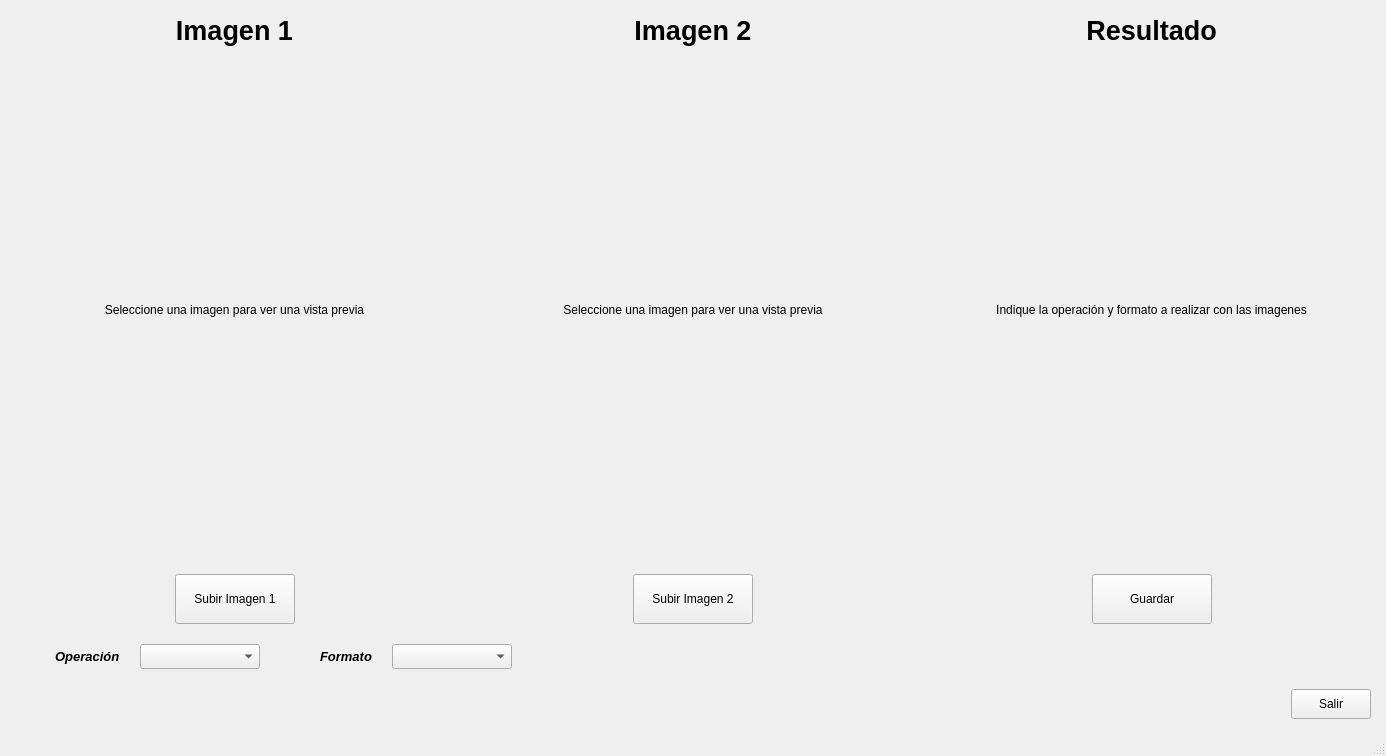
<?xml version="1.0" encoding="UTF-8"?>
<ui version="4.0">
 <class>MainWindow</class>
 <widget class="QMainWindow" name="MainWindow">
  <property name="geometry">
   <rect>
    <x>0</x>
    <y>0</y>
    <width>1386</width>
    <height>756</height>
   </rect>
  </property>
  <property name="windowTitle">
   <string>Álgebra de Pixeles</string>
  </property>
  <widget class="QWidget" name="centralwidget">
   <layout class="QVBoxLayout" name="verticalLayout_7">
    <property name="spacing">
     <number>20</number>
    </property>
    <property name="leftMargin">
     <number>15</number>
    </property>
    <property name="topMargin">
     <number>15</number>
    </property>
    <property name="rightMargin">
     <number>15</number>
    </property>
    <property name="bottomMargin">
     <number>15</number>
    </property>
    <item>
     <layout class="QHBoxLayout" name="horizontalLayout_6">
      <property name="spacing">
       <number>20</number>
      </property>
      <property name="leftMargin">
       <number>0</number>
      </property>
      <property name="topMargin">
       <number>0</number>
      </property>
      <property name="rightMargin">
       <number>0</number>
      </property>
      <property name="bottomMargin">
       <number>0</number>
      </property>
      <item>
       <layout class="QVBoxLayout" name="verticalLayout_4">
        <item>
         <layout class="QVBoxLayout" name="verticalLayout" stretch="0,2">
          <item>
           <widget class="QLabel" name="label_3">
            <property name="font">
             <font>
              <pointsize>20</pointsize>
              <bold>true</bold>
             </font>
            </property>
            <property name="text">
             <string>Imagen 1</string>
            </property>
            <property name="alignment">
             <set>Qt::AlignCenter</set>
            </property>
           </widget>
          </item>
          <item>
           <widget class="QLabel" name="lbl_img_1">
            <property name="minimumSize">
             <size>
              <width>350</width>
              <height>350</height>
             </size>
            </property>
            <property name="text">
             <string>Seleccione una imagen para ver una vista previa</string>
            </property>
            <property name="alignment">
             <set>Qt::AlignCenter</set>
            </property>
           </widget>
          </item>
         </layout>
        </item>
        <item>
         <layout class="QHBoxLayout" name="horizontalLayout">
          <item>
           <spacer name="horizontalSpacer">
            <property name="orientation">
             <enum>Qt::Horizontal</enum>
            </property>
            <property name="sizeHint" stdset="0">
             <size>
              <width>40</width>
              <height>20</height>
             </size>
            </property>
           </spacer>
          </item>
          <item>
           <widget class="QPushButton" name="btn_img_1">
            <property name="minimumSize">
             <size>
              <width>120</width>
              <height>50</height>
             </size>
            </property>
            <property name="text">
             <string>Subir Imagen 1</string>
            </property>
           </widget>
          </item>
          <item>
           <spacer name="horizontalSpacer_2">
            <property name="orientation">
             <enum>Qt::Horizontal</enum>
            </property>
            <property name="sizeHint" stdset="0">
             <size>
              <width>40</width>
              <height>20</height>
             </size>
            </property>
           </spacer>
          </item>
         </layout>
        </item>
       </layout>
      </item>
      <item>
       <layout class="QVBoxLayout" name="verticalLayout_6" stretch="2,0">
        <item>
         <layout class="QVBoxLayout" name="verticalLayout_2" stretch="0,2">
          <item>
           <widget class="QLabel" name="label_4">
            <property name="font">
             <font>
              <pointsize>20</pointsize>
              <bold>true</bold>
             </font>
            </property>
            <property name="text">
             <string>Imagen 2</string>
            </property>
            <property name="alignment">
             <set>Qt::AlignCenter</set>
            </property>
           </widget>
          </item>
          <item>
           <widget class="QLabel" name="lbl_img_2">
            <property name="minimumSize">
             <size>
              <width>350</width>
              <height>350</height>
             </size>
            </property>
            <property name="text">
             <string>Seleccione una imagen para ver una vista previa</string>
            </property>
            <property name="alignment">
             <set>Qt::AlignCenter</set>
            </property>
           </widget>
          </item>
         </layout>
        </item>
        <item>
         <layout class="QHBoxLayout" name="horizontalLayout_2">
          <item>
           <spacer name="horizontalSpacer_3">
            <property name="orientation">
             <enum>Qt::Horizontal</enum>
            </property>
            <property name="sizeHint" stdset="0">
             <size>
              <width>40</width>
              <height>20</height>
             </size>
            </property>
           </spacer>
          </item>
          <item>
           <widget class="QPushButton" name="btn_img_2">
            <property name="minimumSize">
             <size>
              <width>120</width>
              <height>50</height>
             </size>
            </property>
            <property name="text">
             <string>Subir Imagen 2</string>
            </property>
           </widget>
          </item>
          <item>
           <spacer name="horizontalSpacer_4">
            <property name="orientation">
             <enum>Qt::Horizontal</enum>
            </property>
            <property name="sizeHint" stdset="0">
             <size>
              <width>40</width>
              <height>20</height>
             </size>
            </property>
           </spacer>
          </item>
         </layout>
        </item>
       </layout>
      </item>
      <item>
       <layout class="QVBoxLayout" name="verticalLayout_5">
        <item>
         <layout class="QVBoxLayout" name="verticalLayout_3" stretch="0,2">
          <item>
           <widget class="QLabel" name="label_5">
            <property name="font">
             <font>
              <pointsize>20</pointsize>
              <bold>true</bold>
             </font>
            </property>
            <property name="text">
             <string>Resultado</string>
            </property>
            <property name="alignment">
             <set>Qt::AlignCenter</set>
            </property>
           </widget>
          </item>
          <item>
           <widget class="QLabel" name="lbl_img_out">
            <property name="minimumSize">
             <size>
              <width>350</width>
              <height>350</height>
             </size>
            </property>
            <property name="text">
             <string>Indique la operación y formato a realizar con las imagenes</string>
            </property>
            <property name="alignment">
             <set>Qt::AlignCenter</set>
            </property>
           </widget>
          </item>
         </layout>
        </item>
        <item>
         <layout class="QHBoxLayout" name="horizontalLayout_3">
          <item>
           <spacer name="horizontalSpacer_5">
            <property name="orientation">
             <enum>Qt::Horizontal</enum>
            </property>
            <property name="sizeHint" stdset="0">
             <size>
              <width>40</width>
              <height>20</height>
             </size>
            </property>
           </spacer>
          </item>
          <item>
           <widget class="QPushButton" name="btn_img_out">
            <property name="minimumSize">
             <size>
              <width>120</width>
              <height>50</height>
             </size>
            </property>
            <property name="text">
             <string>Guardar</string>
            </property>
           </widget>
          </item>
          <item>
           <spacer name="horizontalSpacer_6">
            <property name="orientation">
             <enum>Qt::Horizontal</enum>
            </property>
            <property name="sizeHint" stdset="0">
             <size>
              <width>40</width>
              <height>20</height>
             </size>
            </property>
           </spacer>
          </item>
         </layout>
        </item>
       </layout>
      </item>
     </layout>
    </item>
    <item>
     <layout class="QHBoxLayout" name="horizontalLayout_4" stretch="0,0,0,0,0,0,2">
      <item>
       <spacer name="horizontalSpacer_9">
        <property name="orientation">
         <enum>Qt::Horizontal</enum>
        </property>
        <property name="sizeHint" stdset="0">
         <size>
          <width>40</width>
          <height>20</height>
         </size>
        </property>
       </spacer>
      </item>
      <item>
       <widget class="QLabel" name="label_7">
        <property name="font">
         <font>
          <pointsize>10</pointsize>
          <italic>true</italic>
          <bold>true</bold>
         </font>
        </property>
        <property name="text">
         <string>Operación</string>
        </property>
       </widget>
      </item>
      <item>
       <widget class="QComboBox" name="cb_op">
        <property name="minimumSize">
         <size>
          <width>120</width>
          <height>25</height>
         </size>
        </property>
        <item>
         <property name="text">
          <string/>
         </property>
        </item>
        <item>
         <property name="text">
          <string>Cuasi-Suma</string>
         </property>
        </item>
        <item>
         <property name="text">
          <string>Cuasi-Resta</string>
         </property>
        </item>
        <item>
         <property name="text">
          <string>if-ligther</string>
         </property>
        </item>
        <item>
         <property name="text">
          <string>if-darker</string>
         </property>
        </item>
       </widget>
      </item>
      <item>
       <spacer name="horizontalSpacer_7">
        <property name="orientation">
         <enum>Qt::Horizontal</enum>
        </property>
        <property name="sizeHint" stdset="0">
         <size>
          <width>40</width>
          <height>20</height>
         </size>
        </property>
       </spacer>
      </item>
      <item>
       <widget class="QLabel" name="label_8">
        <property name="font">
         <font>
          <pointsize>10</pointsize>
          <italic>true</italic>
          <bold>true</bold>
         </font>
        </property>
        <property name="text">
         <string>Formato</string>
        </property>
       </widget>
      </item>
      <item>
       <widget class="QComboBox" name="cb_formato">
        <property name="minimumSize">
         <size>
          <width>120</width>
          <height>25</height>
         </size>
        </property>
        <item>
         <property name="text">
          <string/>
         </property>
        </item>
        <item>
         <property name="text">
          <string>RGB clamping</string>
         </property>
        </item>
        <item>
         <property name="text">
          <string>RGB promedio</string>
         </property>
        </item>
        <item>
         <property name="text">
          <string>YIQ clamping</string>
         </property>
        </item>
        <item>
         <property name="text">
          <string>YIQ promedio</string>
         </property>
        </item>
        <item>
         <property name="text">
          <string>RGB</string>
         </property>
        </item>
        <item>
         <property name="text">
          <string>YIQ</string>
         </property>
        </item>
       </widget>
      </item>
      <item>
       <spacer name="horizontalSpacer_8">
        <property name="orientation">
         <enum>Qt::Horizontal</enum>
        </property>
        <property name="sizeHint" stdset="0">
         <size>
          <width>40</width>
          <height>20</height>
         </size>
        </property>
       </spacer>
      </item>
     </layout>
    </item>
    <item>
     <layout class="QHBoxLayout" name="horizontalLayout_5" stretch="2,0">
      <item>
       <spacer name="horizontalSpacer_10">
        <property name="orientation">
         <enum>Qt::Horizontal</enum>
        </property>
        <property name="sizeHint" stdset="0">
         <size>
          <width>40</width>
          <height>20</height>
         </size>
        </property>
       </spacer>
      </item>
      <item>
       <widget class="QPushButton" name="btn_salir">
        <property name="minimumSize">
         <size>
          <width>75</width>
          <height>30</height>
         </size>
        </property>
        <property name="text">
         <string>Salir</string>
        </property>
       </widget>
      </item>
     </layout>
    </item>
   </layout>
  </widget>
  <widget class="QStatusBar" name="statusbar"/>
 </widget>
 <resources/>
 <connections/>
</ui>
